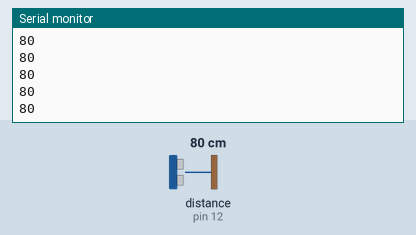
A sketch run on a simulated Arduino Uno, built with avr-gcc and run on an emulated ATmega328P. On the bench: the last lines printed to the serial monitor. Wiring (inferred from the names in the program): ultrasonic range finder: trigger pin 11; echo pin 12. The inputs (shaded band) are chosen by the test bench; at power-on: distance to the obstacle (sensor on pin 12) 80 cm. The echo pulse lasts 58.3 µs per cm.

Above: at 1.2 s.
1.3 s: distance to the obstacle (sensor on pin 12) set to 2 cm
At 1.71 s:
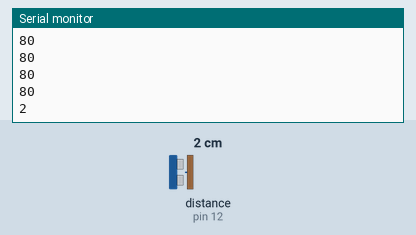
2.8 s: distance to the obstacle (sensor on pin 12) set to 4 cm
At 2.97 s:
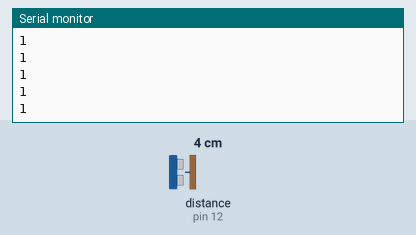
Timing chart, 0 to 5.8 s (numbered marks = the images above; inputs shaded):
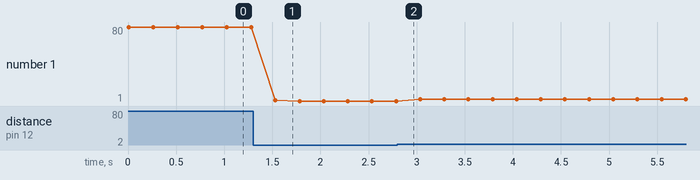

The sketch:

Blink.ino
```cpp
int trigPin = 11;
int echoPin = 12;
long duration;
long cm;

void setup()
{
  Serial.begin (9600);
  pinMode(trigPin, OUTPUT);
  pinMode(echoPin, INPUT);
}

void loop()
{
  digitalWrite(trigPin, LOW);
  delayMicroseconds(5);
  digitalWrite(trigPin, HIGH);
  delayMicroseconds(10);
  digitalWrite(trigPin, LOW);

  pinMode(echoPin, INPUT);
  duration = pulseIn(echoPin, HIGH);

  cm = (duration * 0.0343) / 2;

  Serial.print(cm);
  //Serial.print("cm");
  Serial.println();

  delay(250);
}
```

Measured:
- after the input at 1.3 s, the serial monitor: prints a new line after 0.23 s (image 1)
- plotted number 1: 80 → 1 after the input at 1.3 s, 1 → 3 after the input at 2.8 s
